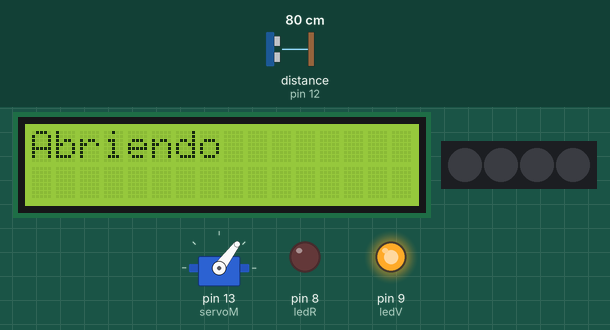
A sketch run on a simulated Arduino Uno, built with avr-gcc and run on an emulated ATmega328P. Shown: servo, 16×2 character LCD, 4 RGB LEDs in strip order, left to right, output pins drawn as LEDs (lit = HIGH). Wiring (inferred from the names in the program): ultrasonic range finder: trigger pin 11; echo pin 12. Inputs (shaded band) come from the test bench; at power-on: distance to the obstacle (sensor on pin 12) 80 cm. The echo pulse lasts 58.3 µs per cm; pins used as bus, display or sensor lines are not drawn; what the sketch prints to the serial monitor is not drawn.

Above: at 2.2 s.
2.3 s: distance to the obstacle (sensor on pin 12) set to 149 cm
11.0 s: distance to the obstacle (sensor on pin 12) set to 156 cm
18.0 s: distance to the obstacle (sensor on pin 12) set to 35 cm
At 22.2 s:
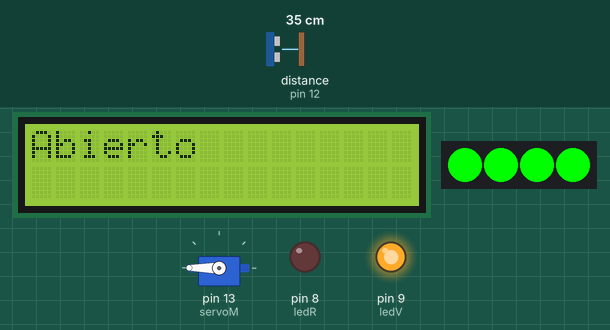
25.0 s: distance to the obstacle (sensor on pin 12) set to 250 cm
At 31.7 s:
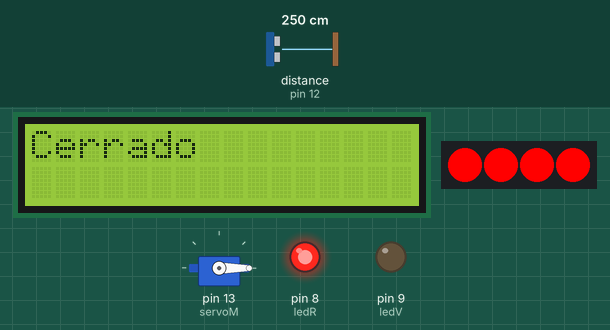
32.0 s: distance to the obstacle (sensor on pin 12) set to 2 cm
At 32.5 s:
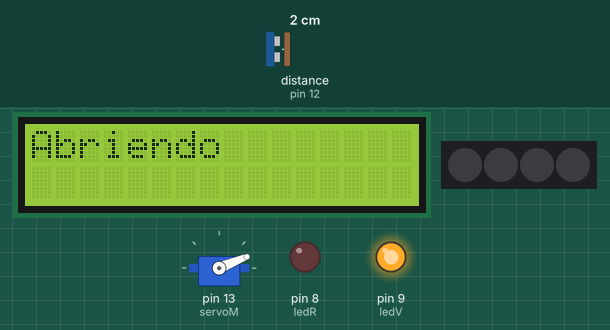
39.0 s: distance to the obstacle (sensor on pin 12) set to 299 cm
At 46.8 s:
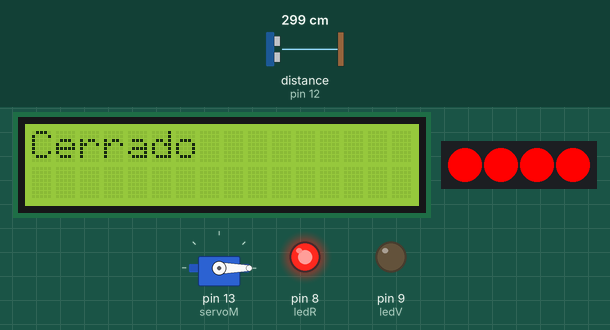
Timing chart, 0 to 47.0 s (numbered marks = the images above; inputs shaded):
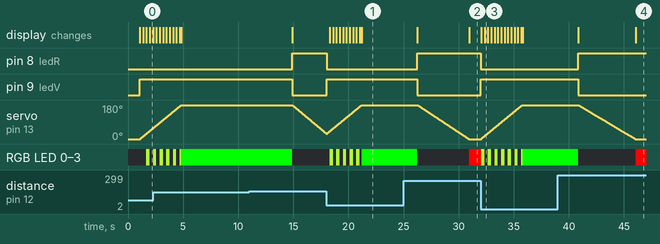

Measured:
- after the input at 11.0 s, pin 8 (ledR): LOW → HIGH after 3.9 s; pin 9 (ledV): HIGH → LOW after 3.9 s; servo on pin 13 (servoM): moves from 180° to 29° over 3.1 s, starting after 3.9 s; RGB LED 0–3: RGB(0, 255, 0) → RGB(255, 140, 100) after 3.9 s, → off 0.01 s later
- after the input at 18.0 s, pin 8 (ledR): HIGH → LOW at once; pin 9 (ledV): LOW → HIGH at once; the display: first changes after 0.30 s (image 1 shows a later state)
- after the input at 25.0 s, pin 8 (ledR): LOW → HIGH after 1.2 s; pin 9 (ledV): HIGH → LOW after 1.2 s
- after the input at 32.0 s, pin 8 (ledR): HIGH → LOW at once; pin 9 (ledV): LOW → HIGH at once; servo on pin 13 (servoM): moves from 0° to 180° over 3.7 s, starting at once; the display: first changes after 0.05 s (image 3 shows a later state)
- after the input at 39.0 s, pin 8 (ledR): LOW → HIGH after 1.8 s; pin 9 (ledV): HIGH → LOW after 1.8 s

The sketch:

PuertaAutomatica.ino
```cpp
/*
     Proyecto Electrónica Digital
        PUERTA AUTOMATICA
            Grupo B
*/

#include <Servo.h> //Lib Servomotor.
#include <LiquidCrystal.h> // Lib panel LCD.
#include <Adafruit_NeoPixel.h> // Lib Tira LED.

//Conexiones Digitales.
LiquidCrystal lcd(2, 3, 4, 5, 6, 7); //Conexiones (Rs,E,D4,D5,D6,D7) panel LCD.
#define ledR 8 //Led Rojo pin 8.
#define ledV 9 //Led Verde pin 9.
#define tiraLED 10 //Tira LED pin 10.
#define trig 11 //Trigger Sensor Ultrasónico pin 11.
#define echo 12 //Echo Sensor Ultrasónico pin 12.
#define servoM 13 //Servomotor pin 13.

//Servomotor.
int angulo = 0; //Se inicia el ángulo en 0.
Servo servo; //Se declara servo.

//Tira LED
#define numLED 4 //Cantidad de leds en la tira.
Adafruit_NeoPixel pixels(numLED, tiraLED, NEO_GRB + NEO_KHZ800);

void setup()
{
  Serial.begin(9600); //Puerto de monitoreo.

  //Entradas y salidas digitales.
  pinMode(trig, OUTPUT); //El trigger como salida.
  pinMode(echo, INPUT); //El echo como salida.
  pinMode(ledR, OUTPUT); //El LED rojo como salida.
  pinMode(ledV, OUTPUT); //El LED verde como salida.
  digitalWrite(trig, LOW); //Se inicializa Trigger en OFF.

  servo.attach(servoM); //Conecta la variable Servo a un pin.
  servo.write(0); // Pone el servo en 0.

  lcd.begin(16, 2); //Inicializa la interfaz a la pantalla LCD y especifica las dimensiones (ancho y alto) de la pantalla.
  lcd.home(); //Coloca el cursor en la parte superior izquierda de la pantalla LCD.
  lcd.print("Grupo B"); //Print de control.
  delay (1000);
  pixels.begin(); //Inicio de la Tira LED.
}

void loop()
{
  if (Sensor_Utrasonico() <= 150) //Si el sensor ultrasónico detecta algo a 1.5 metros.
  {
    Puerta_Abrir(); //Proceso de puerta abriendo.
    Puerta_Abierta(); //Proceso de puerta abierta.
  }
  else
  {
    Puerta_Cerrar(); //Proceso de puerta cerrando.
    Puerta_Cerrada(); //Proceso de puerta cerrada.
  }
}
//--------------------Proceso de puerta cerrada--------------------//
void Puerta_Cerrada()
{
  if (servo.read() == 0) //Si el servo está en 0 la puerta esta apagada.
  {
    do
    {
      Serial.println("**PUERTA CERRADA**"); //Print de control
      digitalWrite(ledR, HIGH); //LED rojo ON.
      digitalWrite(ledV, LOW); //LED verde OFF.
      lcd.clear(); //Borra la pantalla LCD y coloca el cursor en la esquina superior izquierda.
      lcd.print("Cerrado"); //Imprime texto en la pantalla LCD.
      colorRojoF(); //Proceso de luz roja fija en la tira led.
      delay(5); //Espera 5ms.
    }
    while (Sensor_Utrasonico() > 150); //Si el sensor ultrasónico detecta algo a 1.5 metros.
  }
}
//--------------------Proceso de puerta cerrando--------------------//
void Puerta_Cerrar()
{
  Serial.println("===CERRANDO PUERTA==="); //Print de control.
  digitalWrite(ledR, HIGH); //LED rojo ON.
  digitalWrite(ledV, LOW); //LED verde OFF.
  lcd.clear(); //Borra la pantalla LCD y coloca el cursor en la esquina superior izquierda.
  lcd.print("Cerrando"); //Imprime texto en la pantalla LCD.
  //Este en un for es de control si el sistema detecta un objeto antes de cerrar la puerta completamente.
  for (angulo  = servo.read() ; angulo >= 0; angulo--) //Decrementa el angulo del servo.
  {
    servo.write(angulo); //escribe el valor del angulo en el servo.
    int pos = angulo; //Se almacena la posición del ángulo.
    colorNaranjaP(); //Proceso de luz rojo fijo en tira led.
    if (Sensor_Utrasonico() <= 150) //Si el sensor ultrasónico detecta algo a 1.5 metros.
    {
      Serial.println("---SENSOR DECTO UN OBJETO---"); //Print de control.
      /*
         Si el sensor ultrasónico detecta algo utiliza la variable pos
         como referencia del ángulo y se abre la puerta nuevamente.
      */
      for (angulo  = pos; angulo <= 180; angulo++) //Incrementa el angulo del servo.
      {
        colorNaranjaP(); //Proceso de luz roja parpadeando en la tira led.
        servo.write(angulo); //Cambia la posición del servo.
        Puerta_Abierta(); //Si el angulo es 180, se llama al proceso de puerta abierta.
        return;
      }
    }
  }
}
//--------------------Proceso de puerta abierta--------------------//
void Puerta_Abierta()
{
  if (servo.read() == 180) //Si el ángulo es igual a 180 la pueta está abierta.
  {
    do
    {
      Serial.println("***PUERTA ABIERTA***"); //Print de control.
      digitalWrite(ledV, HIGH); //LED verde ON.
      digitalWrite(ledR, LOW); //LED rojo OFF.
      lcd.clear(); //Borra la pantalla LCD y coloca el cursor en la esquina superior izquierda.
      lcd.print("Abierto"); //Imprime texto en la pantalla LCD.
      colorVerdeF(); //Proceso de luz vede fija en la tira led.
      delay(5000);  //Tiempo de espera para que pase la persona.
    }
    while (Sensor_Utrasonico() <= 150); //Si el sensor ultrasónico detecta algo a 1.5 metros.
  }
}
//--------------------Proceso de puerta abriendo--------------------//
void Puerta_Abrir()
{
  Serial.println("...ABRIENDO PUERTA...");
  digitalWrite(ledV, HIGH);//LED verde ON.
  digitalWrite(ledR, LOW); //LED rojo OFF.
  lcd.clear(); //Borra la pantalla LCD y coloca el cursor en la esquina superior izquierda.
  lcd.print("Abriendo"); //Imprime texto en la pantalla LCD.
  for (angulo  = servo.read(); angulo <= 180; angulo++)
  {
    servo.write(angulo); //Cambia la posición del servo.
    delay(10); //Tiempo para incrementar el ángulo.
    colorAmarilloP(); //Proceso de luz vere parpadeando en la tira led.
  }
}
//--------------------Proceso de cálculo de distancia--------------------//
long Sensor_Utrasonico()
{
  long t;   //Tiempo de demora del ECO en llegar.
  long d;    //distancia en centímetros.

  //Señal del sensor ultrasónico con 1ms del tiempo Tx Rx.
  digitalWrite(trig, HIGH);
  delayMicroseconds(1);
  digitalWrite(trig, LOW);

  t = pulseIn(echo, HIGH); //Tiempo del echo cuando detecta UN Objeto.
  d = t / 58.2; // Calculo de distancia en cm aproximado.

  return d; //Retorna el valor de distancia en cm.
}
//--------------------Proceso de luz roja fija--------------------//
void colorRojoF()
{
  pixels.clear();
  pixels.setBrightness(255); //Brillo del LED
  pixels.fill(pixels.Color(255, 0, 0)); //rojo
  pixels.show();
}
//--------------------Proceso de luz Naranja parpadea--------------------//
void colorNaranjaP()
{
  pixels.clear();
  pixels.setBrightness(255); //Brillo del LED.
  pixels.fill(pixels.Color(255, 140, 100), 0, 4); //Naranja.
  pixels.show();
  delay(10);
  pixels.fill(pixels.Color(0, 0, 0), 0, 4); //OFF
  pixels.show();
}
//--------------------Proceso de luz verde fija--------------------//
void colorVerdeF()
{
  pixels.clear();
  pixels.setBrightness(255); //Brillo del LED.
  pixels.fill(pixels.Color(0, 255, 0), 0, 4); //verde
  pixels.show();
}
//--------------------Proceso de luz amarillo parpadea--------------------//
void colorAmarilloP()
{
  pixels.clear();
  pixels.setBrightness(255); //Brillo del LED.
  pixels.fill(pixels.Color(173, 255, 47), 0, 4); //amarillo
  pixels.show();
  delay(10);
  pixels.fill(pixels.Color(0, 0, 0), 0, 4); //OFF
  pixels.show();
}
```
